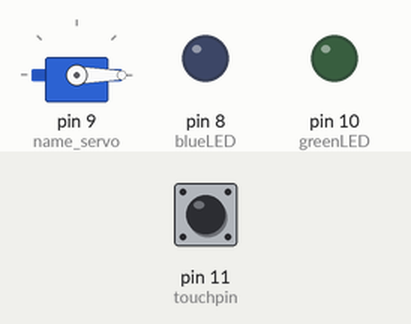
Recording of a sketch running on a simulated Arduino Uno, built with avr-gcc and run on an emulated ATmega328P. On the bench: servo, output pins drawn as LEDs (lit = HIGH). The test bench sets the inputs (shaded band); at power-on: pin 11 (touchpin) LOW.

Above: at 1.2 s.
1.3 s: pin 11 (touchpin) pulled HIGH for 0.15 s
At 1.8 s:
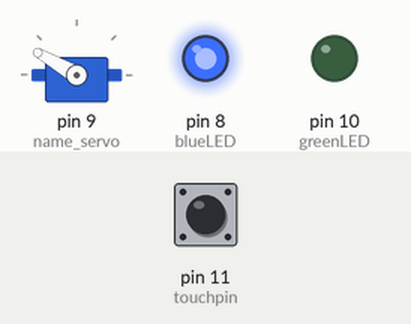
2.9 s: pin 11 (touchpin) pulled HIGH for 1 s
At 4.2 s:
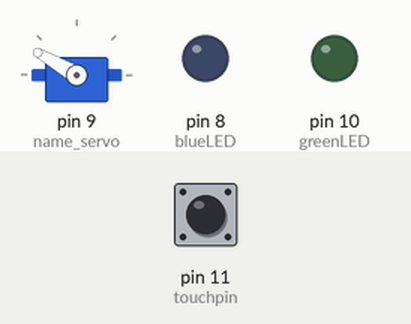
Timing chart, 0 to 55.6 s (numbered marks = the images above; inputs shaded):
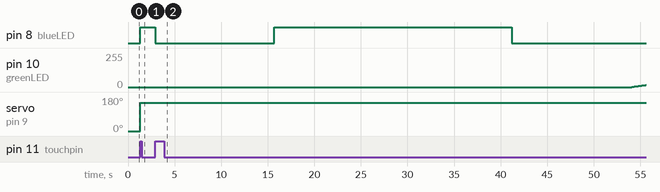

The sketch:

CART360_Final.ino
```cpp
 #include <Servo.h>
 Servo name_servo;
 int servo_position;
 int soundSensor = A0;

 #define touchpin 11
 int mode = 0;
 int buttonStatePrev = 0;
 int buttonState =0;

 int greenLED = 10;
 int blueLED =8;

 int brightness = 0;
 int fadeAmount = 5;
 int i=0;

 int threshold = 1000;
 int value = 0;

void setup() {

  pinMode(touchpin, INPUT);
  pinMode(soundSensor,INPUT);
  pinMode(blueLED, OUTPUT);
  pinMode(greenLED, OUTPUT);
  name_servo.attach (9);

}

void loop() {
  chooseMode();
  selectMode();
}

/************************ CHOOSE MODE ****************************/
void chooseMode() {

// checking at which state the mode button is
  buttonState = digitalRead(touchpin);

// checking the button state
  if (buttonState != buttonStatePrev) {
// if the button was pressed
    if (buttonState == HIGH) {
// changing the mode and make it goes back to the first one
    mode = (mode + 1) % 4;
    }
    buttonStatePrev = buttonState;
  }

}

/************************ SELECT MODE ****************************/

void selectMode()
{
  if (mode == 0) {
    reset();
  }
  else if (mode == 1) {
    openUp();
  }
  else if (mode == 2) {
    breathIn();
  }

  else if (mode == 3) {
    music();
  }
}

/************************ RESET MODE ****************************/

void reset()
{
name_servo.write(0);
digitalWrite(greenLED, LOW);
digitalWrite(blueLED, LOW);
}

/************************ OPEN UP MODE ****************************/

void openUp()
{
name_servo.write(150);
digitalWrite(blueLED, HIGH);
}

/************************ BREATH IN MODE ****************************/

void breathIn()
{
// BLUE LED//
for (int i=0; i <255; i++) {
  analogWrite(blueLED, i);
  delay(100);
}

for (int i=255; i > 0; i--) {
  analogWrite(blueLED, i);
  delay(100);
}

delay(50);

// GREEN LED
for (int i=0; i <255; i++) {
  analogWrite(greenLED, i);
  delay(100);
}

for (int i=255; i > 0; i--) {
  analogWrite(greenLED, i);
  delay(100);
}
}

/************************ MUSIC MODE ****************************/

void music()
{
 value = analogRead(soundSensor);  //set the value as the value read from A0
 Serial.println(value);

   for (servo_position = 0; servo_position <=150; servo_position +=1) {
   name_servo.write(servo_position);
   delay(50);
  }
   for (servo_position =150; servo_position >=0; servo_position -=1) {
   name_servo.write(servo_position);
   delay(50);
  }


if (value >= threshold ) {
  digitalWrite(blueLED,HIGH);
  delay(100);
}
else{
  digitalWrite(blueLED ,LOW);

}

}
```

Measured:
- after the input at 1.3 s, pin 8 (blueLED): LOW → HIGH at once; servo on pin 9 (name_servo): 0° → 150° at once
- after the input at 2.9 s, pin 8 (blueLED): HIGH → LOW at once, → HIGH 12.8 s later, → LOW 25.5 s later; pin 10 (greenLED): moves from 0/255 to 16/255 over 1.5 s, starting after 51.2 s
